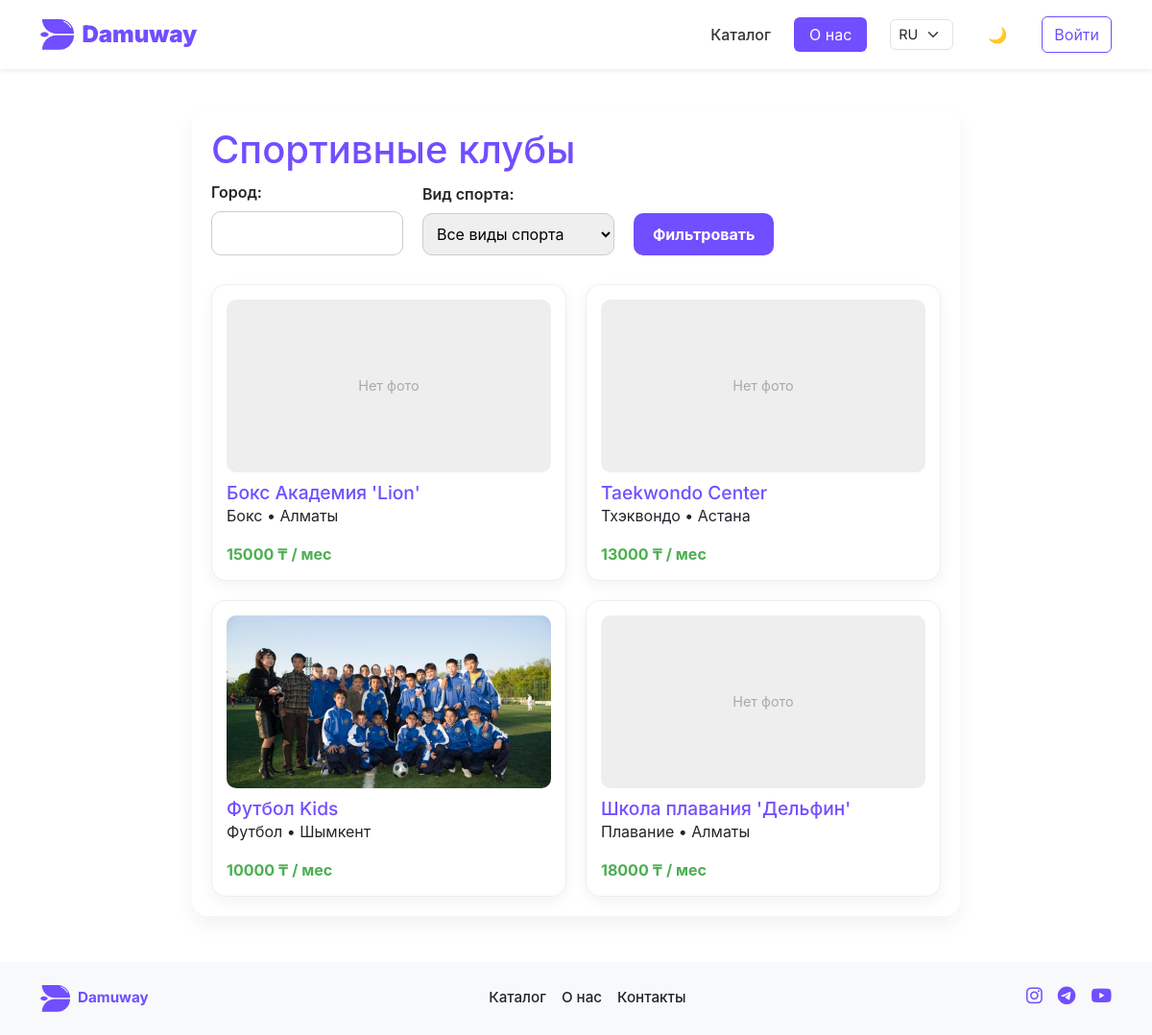
Page /ru/sport/ on the committed database.
### apps/sport/models.py (models this page shows, shortened)
class SportsClub(models.Model):
    name = models.CharField(max_length=255)
    city = models.CharField(max_length=100)
    address = models.TextField()
    sport_type = models.CharField(max_length=50, choices=SPORT_TYPES)
    min_age = models.PositiveIntegerField(default=5)
    schedule = models.CharField(max_length=255, blank=True)
    price = models.PositiveIntegerField(default=0, help_text="Цена за месяц в тенге")
    description = models.TextField(blank=True)

class SportsClubImage(models.Model):
    club = models.ForeignKey(SportsClub, on_delete=models.CASCADE, related_name='images')
    image = models.ImageField(upload_to='sport_club_images/')

### apps/sport/views.py (the view, shortened to what this page needs)
# urls.py: path('', views.sports_club_list, name='club_list'),
def sports_club_list(request):
    clubs = SportsClub.objects.all()
    form = SportsClubFilterForm(request.GET or None)
    context = {
        'clubs': clubs,
        'form': form
    }
    return render(request, 'sport/sports_club_list.html', context)

### apps/sport/forms.py
class SportsClubFilterForm(forms.Form):
    city = forms.CharField(label='Город', required=False)
    sport_type = forms.ChoiceField(
        choices=[('', 'Все виды спорта')] + SPORT_TYPES,
        required=False,
        label='Вид спорта'
    )

### templates/sport/sports_club_list.html (shortened to what this page needs)
{% extends 'base.html' %}
{% load static %}
{% load widget_tweaks %}
{% block extra_css %}
<link rel="stylesheet" href="{% static 'css/sport/sport.css' %}">
{% endblock %}
{% block content %}
<div class="sport-list-container">
  <h1>Спортивные клубы</h1>
  <form method="get" class="filter-form">
    <div class="form-row">
      {{ form.city.label_tag }}
      {{ form.city|add_class:"filter-input" }}
    </div>
    <div class="form-row">
      {{ form.sport_type.label_tag }}
      {{ form.sport_type|add_class:"filter-select" }}
    </div>
    <button type="submit" class="filter-btn">Фильтровать</button>
  </form>
  <div class="club-list">
    {% for club in clubs %}
    <a href="{% url 'sport:club_detail' club.pk %}" class="club-card">
      {% if club.images.first %}
        <img src="{{ club.images.first.image.url }}" alt="{{ club.name }}">
      {% else %}
        <div class="club-placeholder">Нет фото</div>
      {% endif %}
      <div class="club-info">
        <h2>{{ club.name }}</h2>
        <p>{{ club.get_sport_type_display }} • {{ club.city }}</p>
        <span class="price">{{ club.price }} ₸ / мес</span>
      </div>
    </a>
    {% empty %}
    <p>Клубы не найдены.</p>
    {% endfor %}
  </div>
</div>
{% endblock %}

### static/css/navbar_footer.css (style rules this page uses)
:root { --main-color: #714EFF; --transition: all 0.3s ease; }

### static/css/sport/sport.css (style rules this page uses)
h1, h2 { color: #714EFF; }
.sport-list-container, .club-detail-container, .review-form-container { max-width: 800px; margin: 40px auto; padding: 20px; background: white; border-radius: 16px; box-shadow: 0 10px 20px rgba(0,0,0,0.05); }
.club-list { display: flex; flex-wrap: wrap; gap: 20px; }
.club-card { flex: 1 1 45%; padding: 20px; border: 1px solid #eee; border-radius: 12px; background: #f8f8ff; text-decoration: none; color: #333; transition: 0.3s; }
.price { font-weight: bold; color: #4CAF50; }
label { display: block; margin-bottom: 8px; font-weight: 600; }
textarea, select { width: 100%; padding: 10px; border-radius: 8px; border: 1px solid #ccc; }
.filter-form { margin-bottom: 30px; display: flex; flex-wrap: wrap; gap: 20px; align-items: flex-end; }
.form-row { display: flex; flex-direction: column; }
.filter-input, .filter-select { padding: 10px; border: 1px solid #ccc; border-radius: 10px; font-size: 1rem; width: 200px; }
.filter-btn { background-color: #714EFF; color: white; padding: 10px 20px; border: none; border-radius: 10px; font-weight: bold; cursor: pointer; }
.club-list { display: grid; grid-template-columns: repeat(auto-fit, minmax(280px, 1fr)); gap: 20px; }
.club-card { background: #fff; padding: 15px; border-radius: 15px; box-shadow: 0 5px 15px rgba(0,0,0,0.05); text-decoration: none; color: inherit; transition: 0.3s; display: flex; flex-direction: column; gap: 10px; }
.club-card img { width: 100%; height: 180px; object-fit: cover; border-radius: 10px; }
.club-placeholder { width: 100%; height: 180px; background: #eee; border-radius: 10px; display: flex; align-items: center; justify-content: center; color: #aaa; font-size: 0.9rem; }
.club-info h2 { font-size: 1.2rem; margin: 0; }
.price { color: #4CAF50; font-weight: bold; }

### templates/base.html (style rules this page uses)
:root { --font-main: 'Inter', -apple-system, sans-serif; --main-color: #714EFF; }
body { font-family: var(--font-main); -webkit-font-smoothing: antialiased; transition: background-color 0.3s ease, color 0.3s ease; }

### rows in the picture
SportsClub: shows "Нет фото", name "Бокс Академия 'Lion'", sport_type "Бокс", city "Алматы", price "15000"
SportsClub: shows "Нет фото", name "Taekwondo Center", sport_type "Тхэквондо", city "Астана", price "13000"
SportsClub: images.first.image (picture), name "Футбол Kids", sport_type "Футбол", city "Шымкент", price "10000"
SportsClub: shows "Нет фото", name "Школа плавания 'Дельфин'", sport_type "Плавание", city "Алматы", price "18000"
